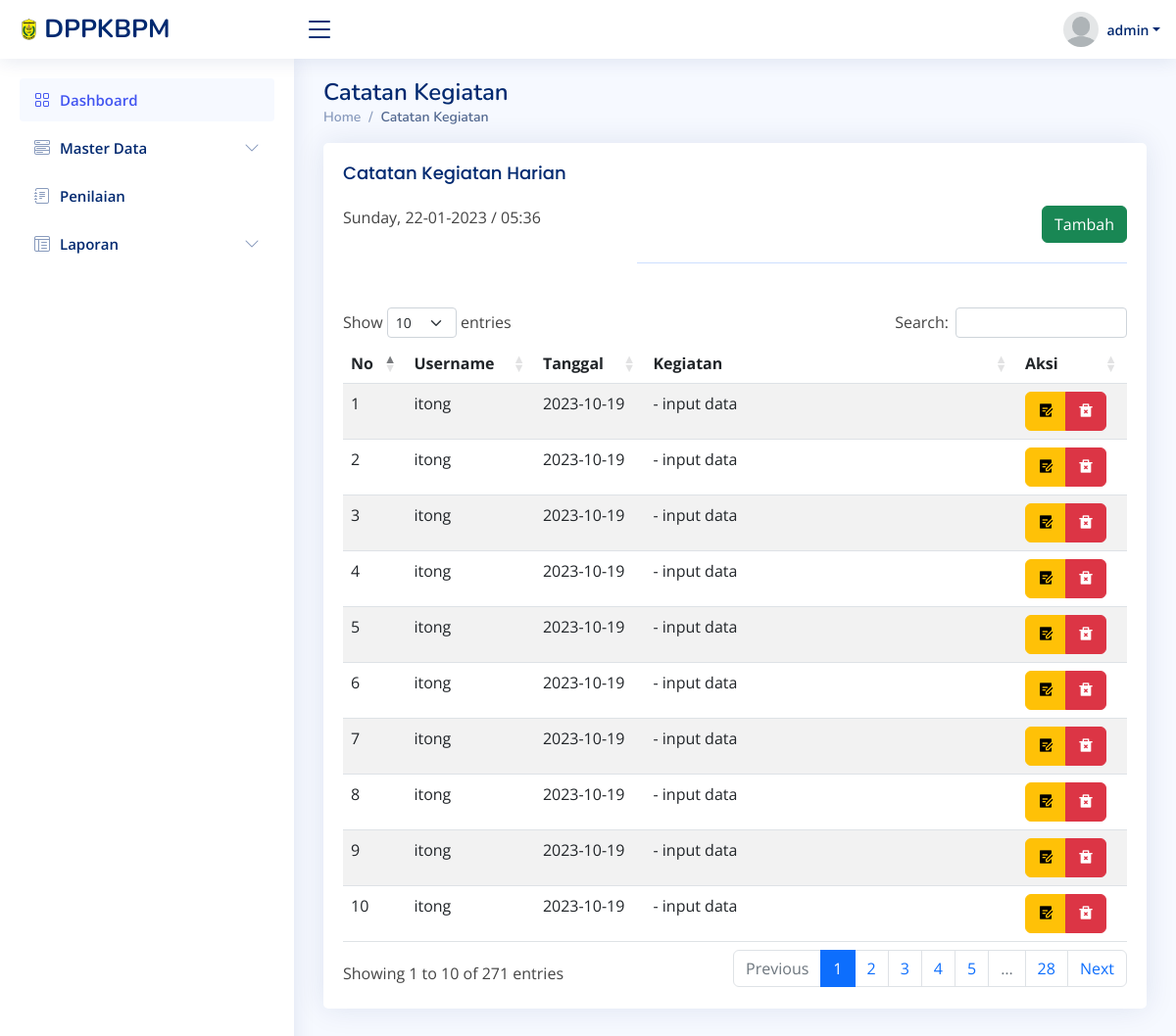
Screenshot of /kegiatan/data_kegiatan.php (signed in) with the database file from the repository.
### tables this page shows
CREATE TABLE `tb_kegiatan` (
  `id_kegiatan` int(11) NOT NULL,
  `usn_kegiatan` varchar(30) NOT NULL,
  `tanggal` date NOT NULL,
  `kegiatan_i` text NOT NULL,
  `kegiatan_ii` text NOT NULL,
  `kegiatan_iii` text NOT NULL,
  `kegiatan_iv` text NOT NULL,
  `kegiatan_v` text NOT NULL
);

### kegiatan/data_kegiatan.php (the view, shortened to what this page needs)
<?php
include '../utilities/sidebar.php';
include '../koneksi/koneksi.php';
    $username = $_SESSION['username'];
    $status = $_SESSION['status'];
?>
<div class="pagetitle">
  <h1>Catatan Kegiatan</h1>
  <nav>
    <ol class="breadcrumb">
      <li class="breadcrumb-item"><a href="../utilities/dashboard.php">Home</a></li>
      <li class="breadcrumb-item active">Catatan Kegiatan</li>
    </ol>
  </nav>
</div>
<section class="section">
<div class="card">
            <div class="card-body">
                <h5 class="card-title">Catatan Kegiatan Harian</h5>
                <div style="display:flex; justify-content:space-between; margin-right: 35
                x; margin-bottom: 20px;">
                    <?php
    echo date('l, d-m-Y / H:i');
                    ?>
                    <a class="btn btn-success" href="tambah_kegiatan.php">Tambah</a>
                </div>
                <table class="table table-striped" id="idcuy">
                <thead>
                    <tr class="">
                        <th>No</th>
                        <?php if ($status == "admin") {
                            echo "<th>Username</th>";} ?>
                        <th>Tanggal</th>
                        <th>Kegiatan</th>
                        <th>Aksi</th>
                    </tr>
                </thead>
            <tbody>
<?php
    if(isset($_GET['user_id'])) {
        $username = $_SESSION['username'];
        $usn_kegiatan = trim($_GET['usn_kegiatan']);
        $tanggal = trim($_GET['tanggal']);
        $kegiatan_i = trim($_GET['kegiatan_i']);
        $kegiatan_i = trim($_GET['kegiatan_ii']);
        $kegiatan_i = trim($_GET['kegiatan_iii']);
        $kegiatan_i = trim($_GET['kegiatan_iv']);
        $kegiatan_i = trim($_GET['kegiatan_v']);
    } else if ($status != 'user' ) {
        $query = mysqli_query($konek, "SELECT * FROM tb_kegiatan ORDER BY tanggal DESC");
    } else {
        $query = mysqli_query($konek, "SELECT * FROM tb_kegiatan WHERE usn_kegiatan = '$username' ORDER BY tanggal DESC");
    }
        $no = 0;
    while ($row = mysqli_fetch_array($query)) {
        $no++;
            echo "<tr>
                <td>$no</td>";
                if ($status == "admin"){
                    echo "<td>$row[usn_kegiatan]</td>";
                }
            echo"<td>$row[tanggal]</td>
                <td>- $row[kegiatan_i]<br>";
                echo"</td>
                <td><div class='btn-row'>
                <div class='btn-group'>
                    <a href='edit_kegiatan.php?id=$row[0]' class='btn btn-warning'><i class='ri ri-draft-fill'></i></a>
                    <a href='hapus_kegiatan.php?id=$row[0]' onclick='return confirm(\" Hapus Kegiatan ini?\");' class='btn btn-danger'><i class='ri ri-delete-bin-2-fill'></i></a>
                    </div>
                </div>
            </td>
        </tr>";
    }
?>
                </tbody>
            </div>
        </div>
    </section>
<?php
include '../utilities/footer.php';
?>

### assets/css/style.css (style rules this page uses)
:root { scroll-behavior: smooth; }
body { font-family: "Open Sans", sans-serif; background: #f6f9ff; color: #444444; }
a { color: #4154f1; text-decoration: none; }
h1, h2, h3, h4, h5, h6 { font-family: "Nunito", sans-serif; }
.pagetitle { margin-bottom: 10px; }
.pagetitle h1 { font-size: 24px; margin-bottom: 0; font-weight: 600; color: #012970; }
.card { margin-bottom: 30px; border: none; border-radius: 5px; box-shadow: 0px 0 30px rgba(1, 41, 112, 0.1); }
.card-title { padding: 20px 0 15px 0; font-size: 18px; font-weight: 500; color: #012970; font-family: "Poppins", sans-serif; }
.card-body { padding: 0 20px 20px 20px; }
.breadcrumb { font-size: 14px; font-family: "Nunito", sans-serif; color: #899bbd; font-weight: 600; }
.breadcrumb a { color: #899bbd; transition: 0.3s; }
.breadcrumb .breadcrumb-item::before { color: #899bbd; }
.breadcrumb .active { color: #51678f; font-weight: 600; }

### rows the page displays
tb_kegiatan: usn_kegiatan "itong", tanggal "2023-10-19", kegiatan_i "input data"
tb_kegiatan: usn_kegiatan "itong", tanggal "2023-10-19", kegiatan_i "input data"
tb_kegiatan: usn_kegiatan "itong", tanggal "2023-10-19", kegiatan_i "input data"
tb_kegiatan: usn_kegiatan "itong", tanggal "2023-10-19", kegiatan_i "input data"
tb_kegiatan: usn_kegiatan "itong", tanggal "2023-10-19", kegiatan_i "input data"
tb_kegiatan: usn_kegiatan "itong", tanggal "2023-10-19", kegiatan_i "input data"
tb_kegiatan: usn_kegiatan "itong", tanggal "2023-10-19", kegiatan_i "input data"
tb_kegiatan: usn_kegiatan "itong", tanggal "2023-10-19", kegiatan_i "input data"
tb_kegiatan: usn_kegiatan "itong", tanggal "2023-10-19", kegiatan_i "input data"
tb_kegiatan: usn_kegiatan "itong", tanggal "2023-10-19", kegiatan_i "input data"

### other values shown
$_SESSION['username'] "admin"
